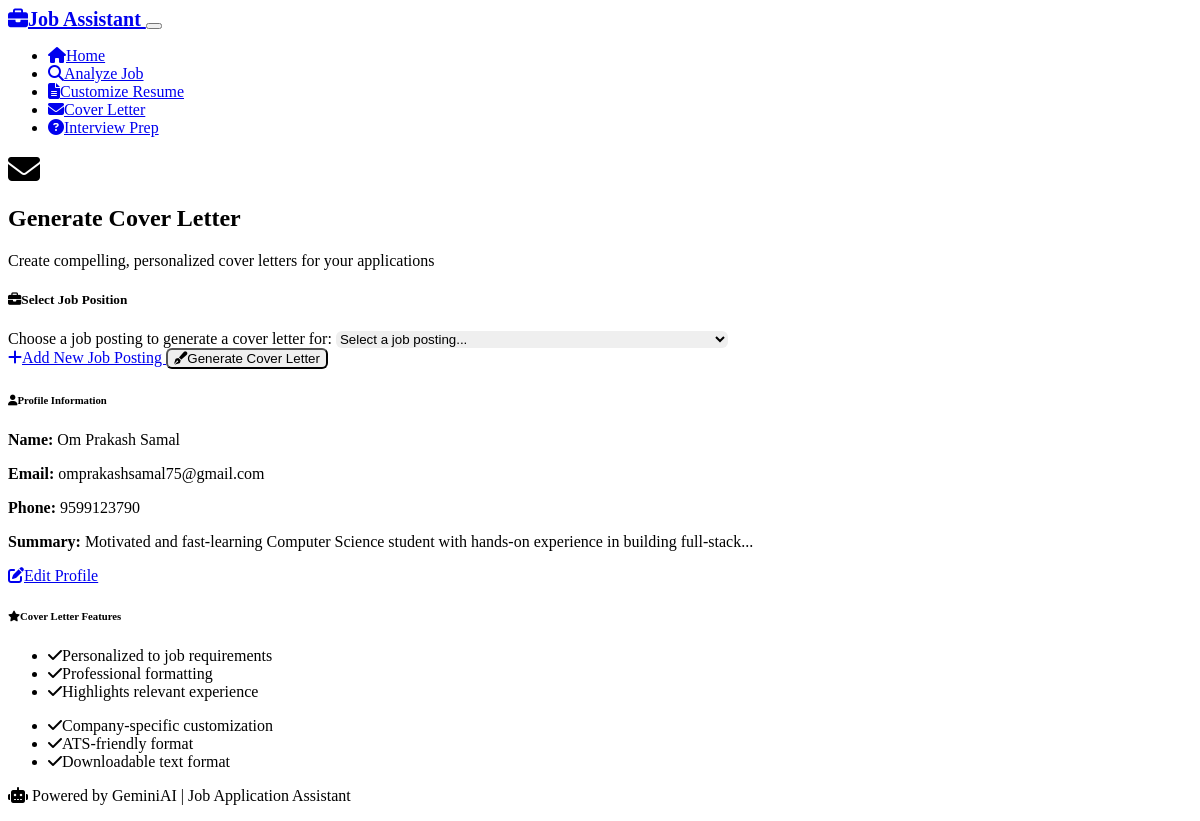
The page /generate_cover_letter on the database as committed earlier.
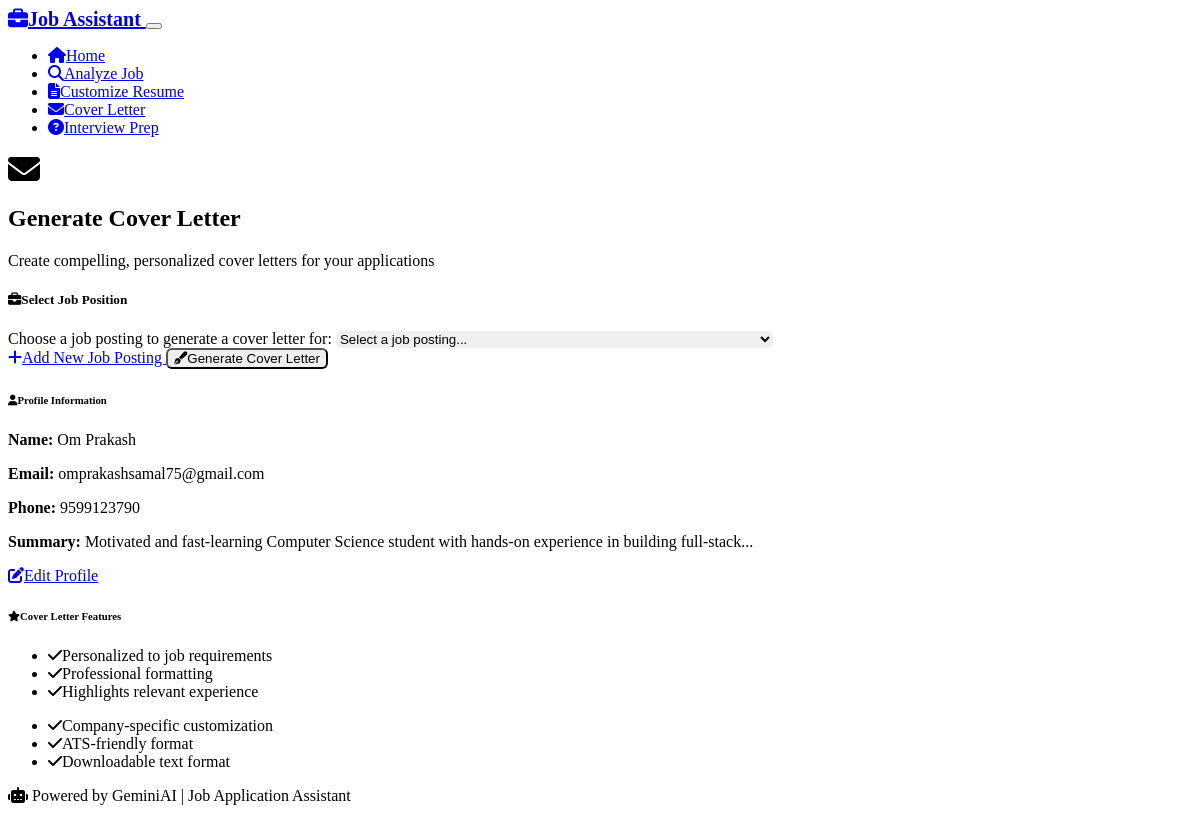
The same page on the database as committed later.
### models.py (models this page shows, shortened)
class UserProfile(db.Model):
    __tablename__ = 'user_profile'
    id = db.Column(db.Integer, primary_key=True)
    name = db.Column(db.String(100), nullable=False)
    email = db.Column(db.String(120), nullable=False)
    phone = db.Column(db.String(20))
    summary = db.Column(db.Text)
    experience = db.Column(db.Text)
    education = db.Column(db.Text)
    skills = db.Column(db.Text)
    created_at = db.Column(db.DateTime, default=datetime.utcnow)
    updated_at = db.Column(db.DateTime, default=datetime.utcnow, onupdate=datetime.utcnow)

### routes.py (the view)
@app.route('/generate_cover_letter')
def generate_cover_letter():
    job_id = request.args.get('job_id')
    job_posting = None
    if job_id:
        job_posting = JobPosting.query.get(job_id)
    jobs = JobPosting.query.order_by(JobPosting.created_at.desc()).limit(10).all()
    profile = UserProfile.query.first()
    return render_template('generate_cover_letter.html',
                         jobs=jobs,
                         selected_job=job_posting,
                         profile=profile)

### templates/generate_cover_letter.html (shortened to what the changed rows need)
{% extends "base.html" %}
{% block content %}
<div class="container mt-4">
    <div class="row">
        <div class="col-12">
            <div class="d-flex align-items-center mb-4">
                <div>
                    <h2 class="mb-0">Generate Cover Letter</h2>
                </div>
            </div>
        </div>
    </div>
    <div class="row">
        <div class="col-lg-8 mx-auto">
            {% if profile %}
            <div class="card mt-4">
                <div class="card-header">
                    <h6 class="card-title mb-0">
                        <i class="fas fa-user me-2"></i>Profile Information
                    </h6>
                </div>
                <div class="card-body">
                    <div class="row">
                        <div class="col-md-6">
                            <p><strong>Name:</strong> {{ profile.name }}</p>
                            <p><strong>Email:</strong> {{ profile.email }}</p>
                            {% if profile.phone %}
                            <p><strong>Phone:</strong> {{ profile.phone }}</p>
                            {% endif %}
                        </div>
                        <div class="col-md-6">
                            {% if profile.summary %}
                            <p><strong>Summary:</strong> {{ profile.summary[:100] }}{% if profile.summary|length > 100 %}...{% endif %}</p>
                            {% endif %}
                        </div>
                    </div>
                    <a href="{{ url_for('profile') }}" class="btn btn-sm btn-outline-secondary">
                        <i class="fas fa-edit me-1"></i>Edit Profile
                    </a>
                </div>
            </div>
            {% endif %}
        </div>
    </div>
</div>
{% endblock %}

Rows that differ between the two databases and show on the page:
changed UserProfile "omprakashsamal75@gmail.com": name "Om Prakash Samal" → "Om Prakash"
